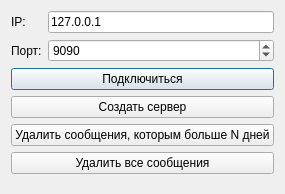
<?xml version="1.0" encoding="UTF-8"?>
<ui version="4.0">
 <class>Dialog</class>
 <widget class="QDialog" name="Dialog">
  <property name="geometry">
   <rect>
    <x>0</x>
    <y>0</y>
    <width>263</width>
    <height>194</height>
   </rect>
  </property>
  <property name="sizePolicy">
   <sizepolicy hsizetype="Preferred" vsizetype="Preferred">
    <horstretch>0</horstretch>
    <verstretch>0</verstretch>
   </sizepolicy>
  </property>
  <property name="maximumSize">
   <size>
    <width>16777215</width>
    <height>16777215</height>
   </size>
  </property>
  <property name="windowTitle">
   <string>lanchat</string>
  </property>
  <property name="whatsThis">
   <string/>
  </property>
  <layout class="QFormLayout" name="formLayout_2">
   <item row="0" column="0">
    <widget class="QLabel" name="label">
     <property name="text">
      <string>IP:</string>
     </property>
    </widget>
   </item>
   <item row="0" column="1">
    <widget class="QLineEdit" name="lineEdit_ip">
     <property name="text">
      <string>127.0.0.1</string>
     </property>
    </widget>
   </item>
   <item row="1" column="0">
    <widget class="QLabel" name="label_2">
     <property name="text">
      <string>Порт:</string>
     </property>
    </widget>
   </item>
   <item row="1" column="1">
    <widget class="QSpinBox" name="spinBox_port">
     <property name="maximum">
      <number>65535</number>
     </property>
     <property name="value">
      <number>9090</number>
     </property>
    </widget>
   </item>
   <item row="3" column="0" colspan="2">
    <widget class="QPushButton" name="pushButton_connect">
     <property name="text">
      <string>Подключиться</string>
     </property>
    </widget>
   </item>
   <item row="4" column="0" colspan="2">
    <widget class="QPushButton" name="pushButton_host">
     <property name="text">
      <string>Создать сервер</string>
     </property>
    </widget>
   </item>
   <item row="5" column="0" colspan="2">
    <widget class="QPushButton" name="pushButton_deleteHistoryOlderThan">
     <property name="text">
      <string>Удалить сообщения, которым больше N дней</string>
     </property>
    </widget>
   </item>
   <item row="6" column="0" colspan="2">
    <widget class="QPushButton" name="pushButton_deleteHistoryAll">
     <property name="text">
      <string>Удалить все сообщения</string>
     </property>
    </widget>
   </item>
  </layout>
 </widget>
 <resources/>
 <connections/>
</ui>
